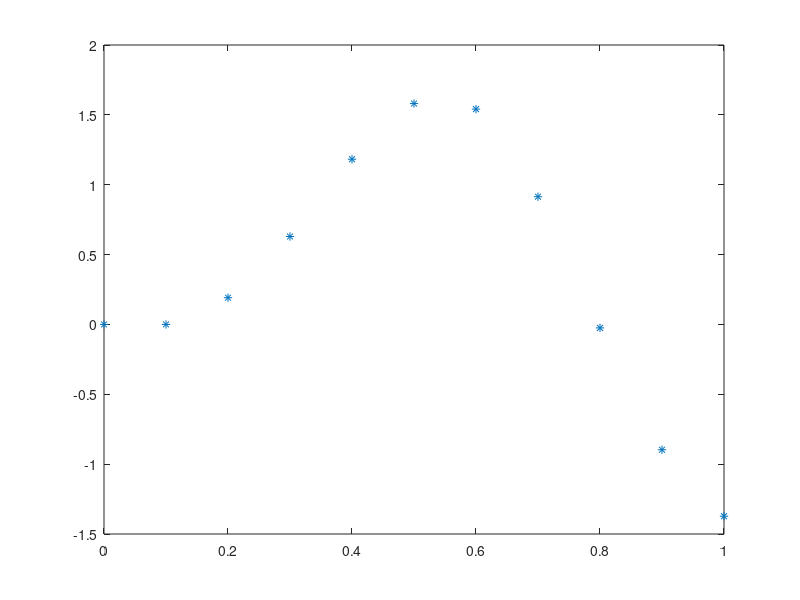

This figure's MATLAB source: (Note: this script raises an error after producing the figure.)
% problem 5.3
clear all
clc
m=0.2533; %kip s2 in-1
k=10; %kips in-1
tn=1; %s
wn=6.283; %rd s-1
z=0.05;% zeta
c=2*m*wn*z; % damp coef
dt=0.1;%s

t=0:dt:1;


p=10*sin(pi*t/0.6);

h=1;

while(h<=size(t,2) )
   if t(h)>0.6
      p(h)=0;
   end
   h=h+1;
end

u=zeros(1,size(t,2));
%uTheo=zeros(1,size(t,2));
pcap=zeros(1,size(t,2));


u0=0; % initial displacement
u(1)=u0;
ud0=0; % initial velocity
udd0=(p(1)-c*u0-k*u0)/m; 
um1=(u0-dt*ud0+dt^2*0.5*udd0);

kcap=m/dt^2+c/(2*dt);
a=m/dt^2-c/(2*dt);
b=k-2*m/(dt)^2;

pcap(1)=p(1)-a*um1-b*u(1);

for i=2:size(t,2)
   
    u(i)=pcap(i-1)/kcap;
    pcap(i)=p(i)-a*u(i-1)-b*u(i);
    
end
% w=pi/0.6;
% omg=w/wn;
% C=(10/k)*((1-omg^2)/((1-omg^2)^2+(2*z*omg)^2));
% D=(10/k)*((-2*z*omg)/((1-omg^2)^2+(2*z*omg)^2));
% for k=1:size(t,2)
%    
%     uTheo(1,k)=C*sin(w*t(k))+D*cos(w*t(k));
% end
uim1=[um1 u(1:(size(t,2)-1))];
up1=pcap(size(t,2))/kcap;
uip1=[u(2:(size(t,2))) up1];
% disp('result = [t;p;uim1;u;pcap;uip1;uTheo]')
% 
% result=[t;p;uim1;u;pcap;uip1;uTheo]'

plot(t,u,'*')
hold on

problem2a=2.1
syms fA wfA tA wA zA tauA k
%vA=int((fA*sin(wfA*tauA)*(wA/(k*(1-zA^2)^0.5))*(exp(-zA*wA*(tA-tauA)))*(sin(wA*(tA-tauA)*(1-zA)^0.5))),tauA,0,tA);
%vA=int((fA*sin(wfA*tauA)*(wA/(k*(1-zA^2)^0.5))*(exp(-zA*wA*(tA-tauA)))*(sin(wA*(tA-tauA)*(1-zA)^0.5))),tauA,0,tA);

vA=int((fA*sin(wfA*tauA/0.6)*(wA/(k*(1-zA^2)^0.5))*(exp(-zA*wA*(tA-tauA)))*(sin(wA*(tA-tauA)*(1-zA^2)^0.5))),tauA,0,tA);


k=10;
fA=10;
wA=2*3.14;
zA=0.1;
wfA=pi;
tA=0:0.1:1;
res=eval(vA);
res;

t=0:0.1:1;
%figure
%subplot(1,2,1)
plot(t,res)


simplify(vA);
pretty(vA)

% 
% 
% 
% f=4*3.14*3.14;
% 
% omg=2*pi; %omg -- wA
% z=0.1; %z -- zA
% omd=omg*(1-z^2)^0.5; 
% omf=2*3.14; % omf-- wfA
% mag=omf/omg;
% t=0:0.01:5;
% y=ones(1,size(t,2));
% c=ones(1,size(t,2));
% d=ones(1,size(t,2));
% for i=1:size(t,2)
%     c(i)=(f/k)*((1-mag^2)/((1-mag^2)^2+(2*z*mag)^2));
%     d(i)=(f/k)*((-2*z*mag)/((1-mag^2)^2+(2*z*mag)^2));
%     y(i)=(c(i)*sin(omf*t(i))+d(i)*cos(omf*t(i)));
%    
% end
% 
% 
% 
% subplot(1,2,2)
% plot(t,y)

disp('result = [t;p;uim1;u;pcap;uip1;uTheo]')


result=[t;p;uim1;u;pcap;uip1;res]'



